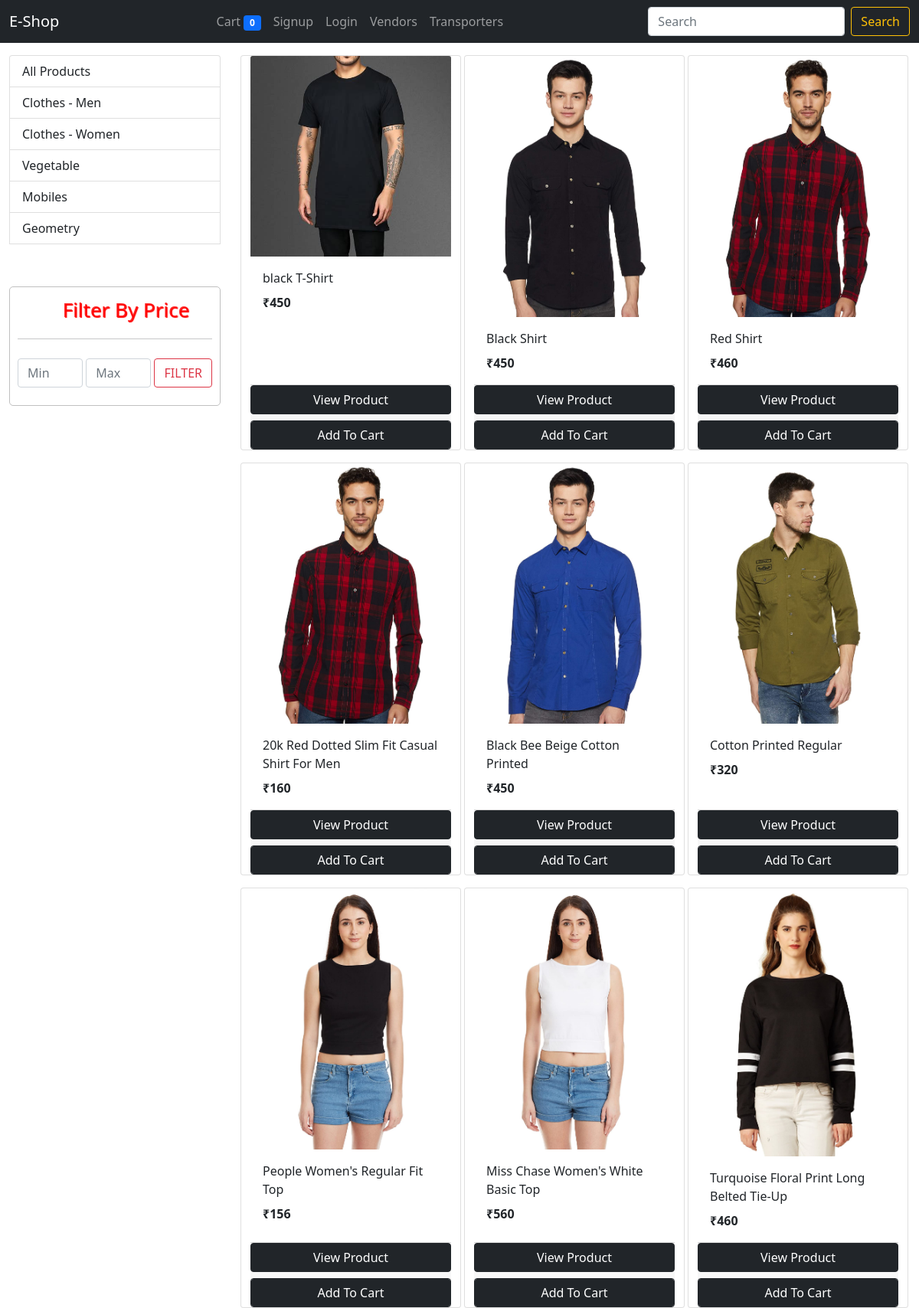
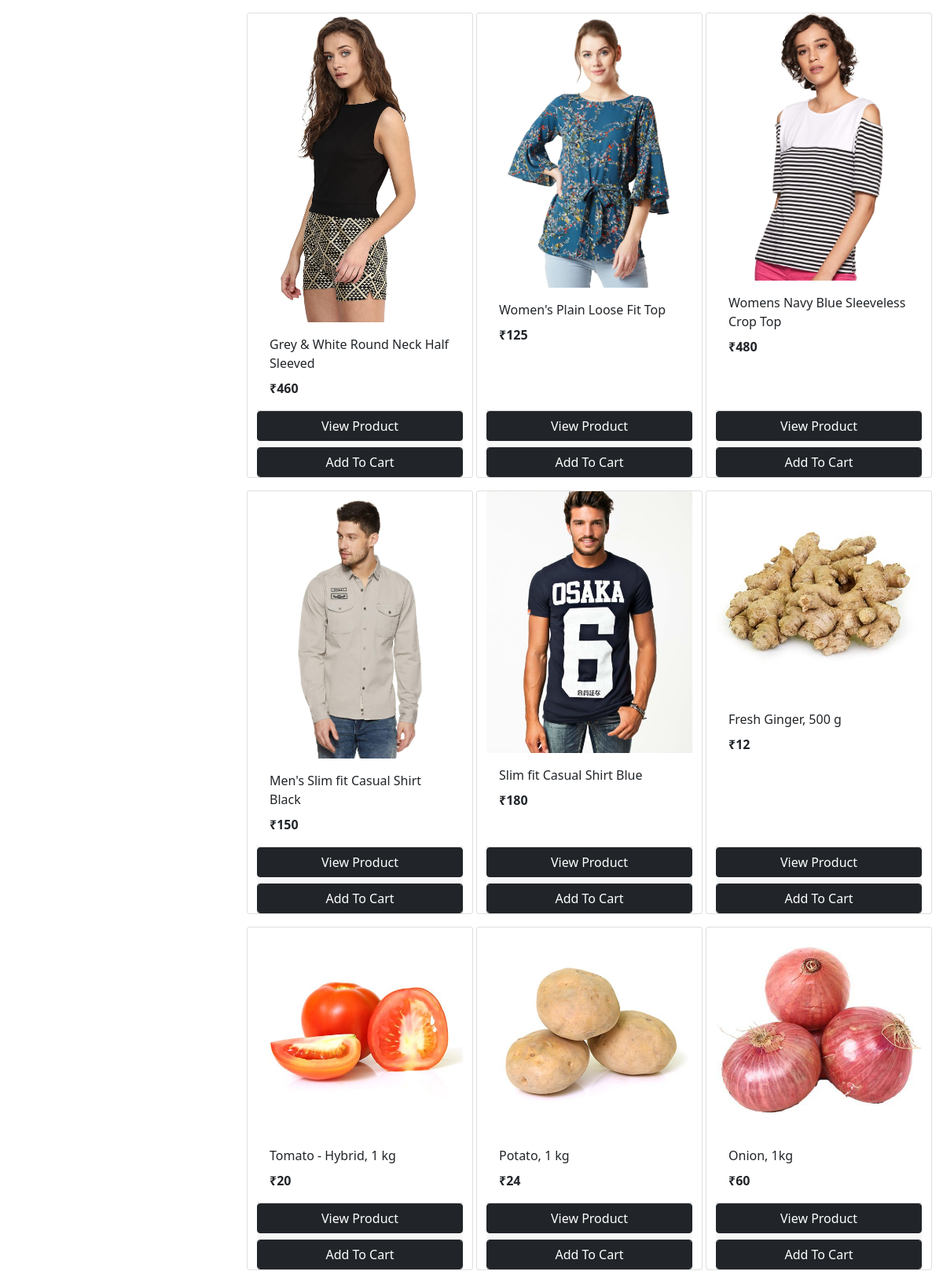
The page / (upper part) on the database its author committed (2 pictures, top to bottom).
### store/models/category.py (models this page shows, shortened)
class Category(models.Model):
    name = models.CharField(max_length=20)
    @staticmethod
    def get_all_categories():
        return Category.objects.all()

### store/models/product.py (models this page shows, shortened)
class Product(models.Model):
    name = models.CharField(max_length=50)
    price = models.IntegerField(default=0)
    category = models.ForeignKey(Category, on_delete=models.CASCADE, default=1)
    description = models.CharField(max_length=200, default='', null=True, blank=True)
    image = models.ImageField(upload_to='uploads/products/')
    rating = models.DecimalField(default=0.0,max_digits=2, decimal_places=1)
    stock = models.IntegerField(default=50)
    vendor = models.ForeignKey(Vendor, on_delete=models.CASCADE, default=1)
    @staticmethod
    def get_all_products():
        return Product.objects.all()

### store/views/home.py (the view, shortened to what this page needs)
# urls.py: path('', home.Index.as_view(), name='homepage'),
class Index(View):
    def get(self, request):
        cart = request.session.get('cart')
        if not cart:
            request.session['cart'] = {}
        categoryID = request.GET.get('category')
        search = request.GET.get('search')
        min_price = request.GET.get('min')
        max_price = request.GET.get('max')
        allproducts = Product.get_all_products()
        if categoryID:
            products = Product.get_all_products_by_categoryid(categoryID).order_by('-rating')
        elif search:
            products = Product.get_all_products_by_string(search).order_by('-rating')
        elif min_price:
            products=Product.objects.filter(price__range=(min_price,max_price))
        else:
            products = Product.get_all_products()
        categories = Category.get_all_categories()
        data = {}
        data['products'] = products
        data['categories'] = categories
        data['allproducts'] = allproducts
        return render(request, 'index.html', data)

### store/templatetags/cart.py (called while the page is built)
@register.filter(name='is_in_cart')
def is_in_cart(product, cart):
    keys = cart.keys()
    for id in keys:
        if (int(id)==product.id): #id was originally string
            return True
    return False

@register.filter(name='cart_quantity')
def cart_quantity(product, cart):
    keys = cart.keys()
    for id in keys:
        if int(id) == product.id:
            return cart.get(id)
    return 0

@register.filter(name='cart_total')
def cart_total(products, cart):
    total = 0
    for product in products:
        total = total + cart_quantity(product, cart)
    return total

### store/templatetags/custom_filter.py (called while the page is built)
@register.filter(name='currency')
def currency(number):
    return("₹"+str(number))

### store/templates/index.html (shortened to what this page needs)
{% extends 'base.html' %}
{% block navbar %}
<form class="d-flex">
	<input class="form-control me-2" action="" name="search" type="search" placeholder="Search" aria-label="Search">
	<button class="btn btn-outline-warning" type="submit">Search</button>
</form>
{% endblock %}
{% block content %}
{% load cart %}
{% load custom_filter %}
<div class="container-fluid mt-3">
	<div class="row">
		<div class="col-lg-3 mx-auto">
			<div class="list-group">
				<a href="/" class="list-group-item list-group-item-action">All Products</a>
				{% for category in categories %}
				<a href="/?category={{category.id}}"
					class="list-group-item list-group-item-action">{{category.name}}</a>
				{% endfor %}
				<div id="filterform">
					<label> Filter By Price </label>
					<hr>
					<form class="d-flex" id="fp">
						<input class="form-control me-1" action="" name="min" type="min" placeholder="Min" aria-label="Min">
						<input class="form-control me-1" action="" name="max" type="max" placeholder="Max" aria-label="Max">
						<button class="btn btn-outline-danger" type="submit">FILTER</button>
					</form>
				</div>
			</div>
		</div>
		<div id='products' class="col-lg-9 mx-auto">
			<div class="row mx-auto">
				{% for product in products %}
				<div class="card mx-auto mb-3" id={{product.id}} style="width: 18rem;">
					<img class="card-img-top" src="{{product.image.url}}" alt="Card image cap">
					<div class="card-body">
						<p class="card-title">{{product.name}}</p>
						<p class="card-text"><b>{{product.price|currency}}</b></p>
					</div>
					<div class="card-footer p-0 no-gutters">
						{% if product|is_in_cart:request.session.cart %}
						<div class="container p-0">
							<a href="/product?productid={{product.id}}" class="btn btn-dark col-lg-12 mb-2"> View Product </a>
							<div class="row">
								<div class="col-2">
									<form action="/#{{product.id}}" class="border-right" method="post">
										{% csrf_token %}
										<input hidden type="text" name='product' value='{{product.id}}'>
										<input hidden type="text" name='remove' value='True'>
										<input type="submit" value=" - " class="btn btn-dark">
									</form>
								</div>
								<div class="text-center col-7 col">{{product|cart_quantity:request.session.cart}} in
									Cart</div>
								<div class="col-2">
									<form action="/#{{product.id}}" class="" method="post">
										{% csrf_token %}
										<input hidden type="text" name='product' value='{{product.id}}'>
										<input type="submit" value=" + " class="btn btn-block btn-dark border-left">
									</form>
								</div>
							</div>
						</div>
						{% else %}
						<a href="/product?productid={{product.id}}" class="btn btn-dark col-lg-12 mb-2"> View Product
						</a>
						<form action="/#{{product.id}}" method="POST" class="btn-block">
							<input type="submit" class="btn btn-dark form-control" value="Add To Cart">
						</form>
						{% endif %}
					</div>
				</div>
				{% endfor %}
			</div>
		</div>
	</div>
</div>
{% endblock %}

### store/templates/index.html (style rules this page uses)
#filterform { margin-top : 20% ; position : relative ; padding : 10px 10px ; border-radius : 5px ; border : 1px solid silver ; }
label { width : 100% ; font-size : 26px ; margin-left : 23% ; margin-bottom : 0.5% ; color : rgba(255,0,0,0.8) ; text-shadow : 1px 1px 1px red ; }
#fp { margin-top : 10% ; margin-bottom : 5% ; }

### rows shown on the page
Category: name "Clothes - Men"
Category: name "Clothes - Women"
Category: name "Vegetable"
Category: name "Mobiles"
Category: name "Geometry"
Product: {{ product.id }} 1 (drawn), image (picture), name "black T-Shirt", price "₹450"
Product: image (picture), name "Black Shirt", price "₹450"
Product: image (picture), name "Red Shirt", price "₹460"
Product: image (picture), name "20k Red Dotted Slim Fit Casual Shirt For Men", price "₹160"
Product: image (picture), name "Black Bee Beige Cotton Printed", price "₹450"
Product: image (picture), name "Cotton Printed Regular", price "₹320"
Product: image (picture), name "People Women's Regular Fit Top", price "₹156"
Product: image (picture), name "Miss Chase Women's White Basic Top", price "₹560"
Product: image (picture), name "Turquoise Floral Print Long Belted Tie-Up", price "₹460"
Product: image (picture), name "Grey & White Round Neck Half Sleeved", price "₹460"
Product: image (picture), name "Women's Plain Loose Fit Top", price "₹125"
Product: image (picture), name "Womens Navy Blue Sleeveless Crop Top", price "₹480"
Product: image (picture), name "Men's Slim fit Casual Shirt Black", price "₹150"
Product: image (picture), name "Slim fit Casual Shirt Blue", price "₹180"
Product: image (picture), name "Fresh Ginger, 500 g", price "₹12"
Product: image (picture), name "Tomato - Hybrid, 1 kg", price "₹20"
Product: {{ product.id }} 18 (drawn), image (picture), name "Potato, 1 kg", price "₹24"
Product: image (picture), name "Onion, 1kg", price "₹60"

### other values the page prints
{{ allproducts|cart_total:request.session.cart }} "0"
